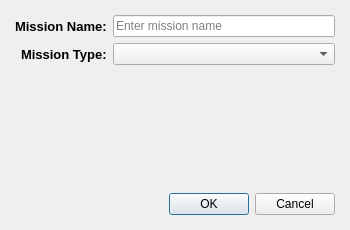
<?xml version="1.0" encoding="UTF-8"?>
<ui version="4.0">
 <class>AddMissionDialog</class>
 <widget class="QDialog" name="AddMissionDialog">
  <property name="geometry">
   <rect>
    <x>0</x>
    <y>0</y>
    <width>350</width>
    <height>230</height>
   </rect>
  </property>
  <property name="windowTitle">
   <string>Add Mission</string>
  </property>
  <layout class="QVBoxLayout" name="verticalLayout">
   <property name="leftMargin">
    <number>15</number>
   </property>
   <property name="topMargin">
    <number>15</number>
   </property>
   <property name="rightMargin">
    <number>15</number>
   </property>
   <property name="bottomMargin">
    <number>15</number>
   </property>
   <item>
    <layout class="QFormLayout" name="formLayout">
     <property name="labelAlignment">
      <set>Qt::AlignRight|Qt::AlignTrailing|Qt::AlignVCenter</set>
     </property>
     <item row="0" column="0">
      <widget class="QLabel" name="label_name">
       <property name="font">
        <font>
         <pointsize>10</pointsize>
         <weight>75</weight>
         <bold>true</bold>
        </font>
       </property>
       <property name="text">
        <string>Mission Name:</string>
       </property>
      </widget>
     </item>
     <item row="0" column="1">
      <widget class="QLineEdit" name="mission_custom_name">
       <property name="minimumHeight">
        <number>35</number>
       </property>
       <property name="placeholderText">
        <string>Enter mission name</string>
       </property>
      </widget>
     </item>
     <item row="1" column="0">
      <widget class="QLabel" name="label_type">
       <property name="font">
        <font>
         <pointsize>10</pointsize>
         <weight>75</weight>
         <bold>true</bold>
        </font>
       </property>
       <property name="text">
        <string>Mission Type:</string>
       </property>
      </widget>
     </item>
     <item row="1" column="1">
      <widget class="QComboBox" name="mission_name">
       <property name="minimumHeight">
        <number>35</number>
       </property>
      </widget>
     </item>
    </layout>
   </item>
   <item>
    <spacer name="verticalSpacer">
     <property name="orientation">
      <enum>Qt::Vertical</enum>
     </property>
     <property name="sizeHint" stdset="0">
      <size>
       <width>20</width>
       <height>30</height>
      </size>
     </property>
    </spacer>
   </item>
   <item>
    <widget class="QDialogButtonBox" name="buttonBox">
     <property name="orientation">
      <enum>Qt::Horizontal</enum>
     </property>
     <property name="standardButtons">
      <set>QDialogButtonBox::Cancel|QDialogButtonBox::Ok</set>
     </property>
     <property name="centerButtons">
      <bool>false</bool>
     </property>
    </widget>
   </item>
  </layout>
 </widget>
 <resources/>
 <connections>
  <connection>
   <sender>buttonBox</sender>
   <signal>accepted()</signal>
   <receiver>AddMissionDialog</receiver>
   <slot>accept()</slot>
   <hints>
    <hint type="sourcelabel">
     <x>20</x>
     <y>20</y>
    </hint>
    <hint type="destinationlabel">
     <x>20</x>
     <y>20</y>
    </hint>
   </hints>
  </connection>
  <connection>
   <sender>buttonBox</sender>
   <signal>rejected()</signal>
   <receiver>AddMissionDialog</receiver>
   <slot>reject()</slot>
   <hints>
    <hint type="sourcelabel">
     <x>20</x>
     <y>20</y>
    </hint>
    <hint type="destinationlabel">
     <x>20</x>
     <y>20</y>
    </hint>
   </hints>
  </connection>
 </connections>
</ui>
